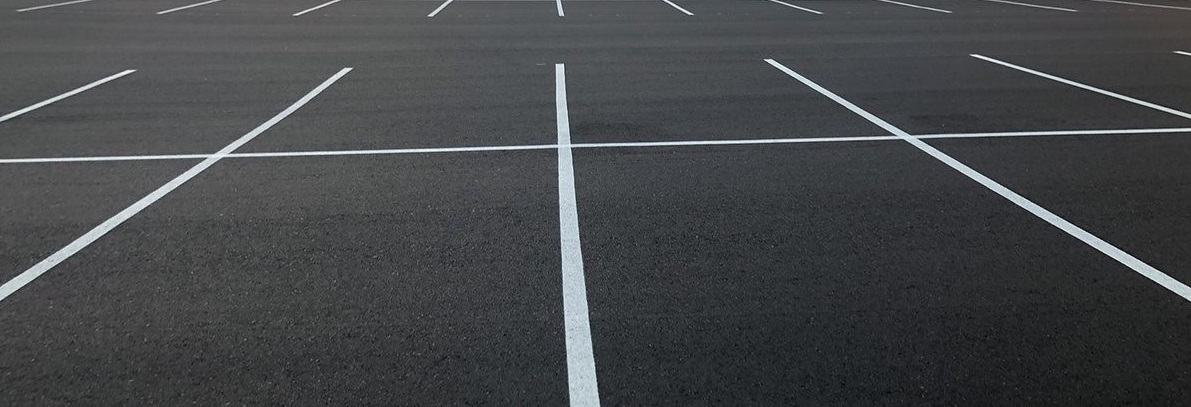
#> input picture 5_point_line_edge/line.jpg, 1191 x 407 px
$ jupyter execute --allow-errors 5_line_edge_point.ipynb
#> lines starting #> are read from the running program, lines starting #| are printed output that depends on the picture
# Line Edge and point detection

## Line and Edge detection

    Application :
            - detect parking lot's outlines


[cell 1]
import cv2
import matplotlib.pyplot as plt
import numpy as np

[cell 2]
img = cv2.imread('line.jpg')
#> img is the input picture: shape (407, 1191, 3); mean B, G, R 72.9, 70.8, 68.7
gray = cv2.cvtColor(img,cv2.COLOR_BGR2GRAY)

kernel_size = 5
blur_gray = cv2.GaussianBlur(gray,(kernel_size, kernel_size),0)

low_threshold = 240
high_threshold = 255
edges = cv2.Canny(blur_gray, low_threshold, high_threshold)
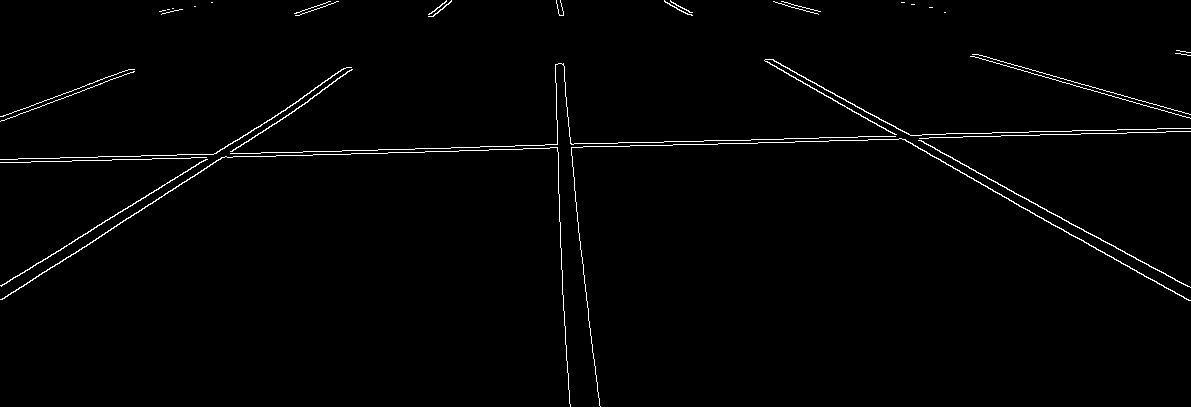
#> edges: shape (407, 1191); 1.4% white in thin lines or dots

[cell 3]
rho = 1  # distance resolution in pixels of the Hough grid
theta = np.pi / 180  # angular resolution in radians of the Hough grid
threshold = 10  # minimum number of votes (intersections in Hough grid cell)
min_line_length = 10  # minimum number of pixels making up a line
max_line_gap = 20  # maximum gap in pixels between connectable line segments
line_image = np.copy(img) * 0  # creating a blank to draw lines on
#> line_image: shape (407, 1191, 3); every value is 0

# Run Hough on edge detected image
# Output "lines" is an array containing endpoints of detected line segments
lines = cv2.HoughLinesP(edges, rho, theta, threshold, np.array([]),
                    min_line_length, max_line_gap)
#> lines = 110 rows, first 6: [303, 151, 414, 149], [1, 286, 302, 98], [59, 263, 307, 102], [772, 59, 1047, 211], [545, 144, 750, 140], [2, 299, 319, 93]

for line in lines:
    for x1,y1,x2,y2 in line:
        cv2.line(line_image,(x1,y1),(x2,y2),(255,0,0),5)
#> this loop made 110 passes
#> line on passes 1 to 12: [[303, 151, 414, 149]], [[1, 286, 302, 98]], [[59, 263, 307, 102]], [[772, 59, 1047, 211]], [[545, 144, 750, 140]], [[2, 299, 319, 93]], [[889, 123, 1136, 259]], [[971, 56, 1190, 118]], [[1145, 129, 1190, 128]], [[664, 1, 687, 14]], [[555, 64, 558, 171]], [[409, 152, 637, 145]]
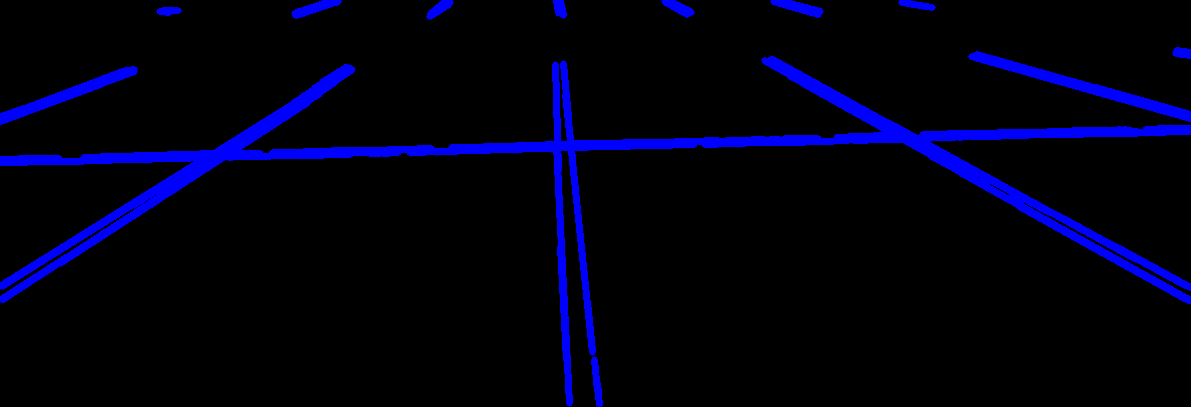
#> line_image: shape (407, 1191, 3); mean B, G, R 19, 0, 0

[cell 4]
lines_edges = cv2.addWeighted(img, 0.8, line_image, 1, 0)
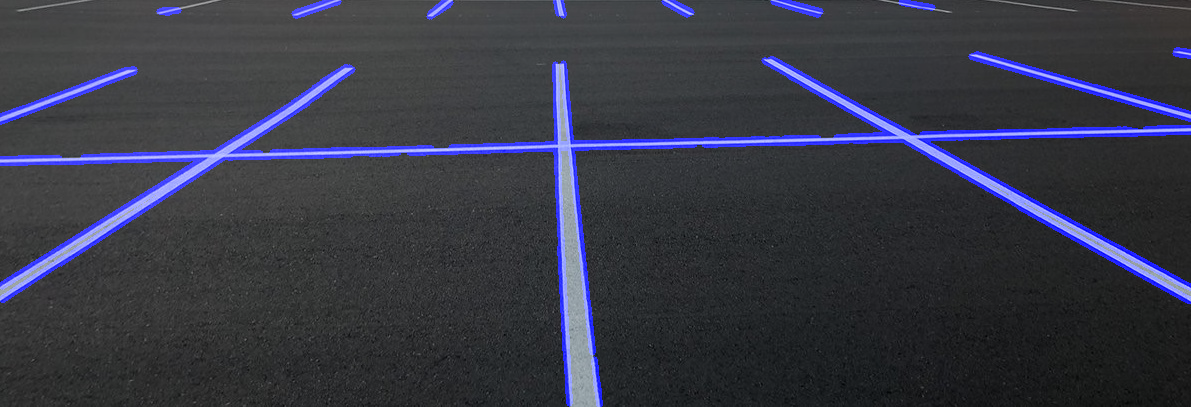
#> lines_edges: shape (407, 1191, 3); mean B, G, R 69.6, 56.6, 55
